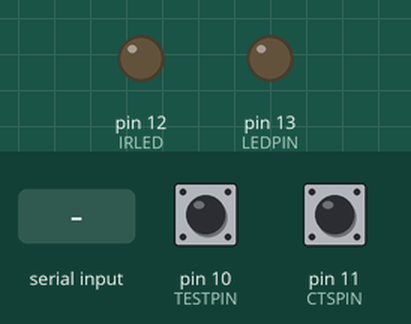
The sketch below on a simulated Arduino Uno, built with avr-gcc and run on an emulated ATmega328P. Parts: output pins drawn as LEDs (lit = HIGH). The test bench sets the inputs (shaded band); at power-on: pin 10 (TESTPIN) HIGH, pin 11 (CTSPIN) HIGH. What the sketch prints to the serial monitor is not drawn.

Above: at 1.2 s.
1.3 s: pin 10 (TESTPIN) pulled LOW for 0.15 s
At 2.1 s:
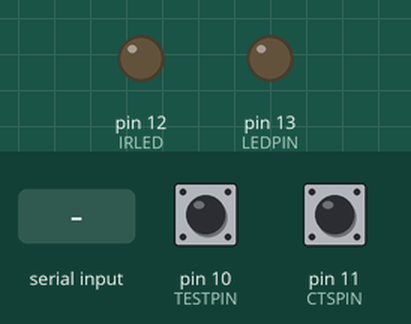
3.0 s: "x" received over Serial
4.5 s: "?" received over Serial
6.0 s: pin 10 (TESTPIN) pulled LOW for 3.2 s
At 7.1 s:
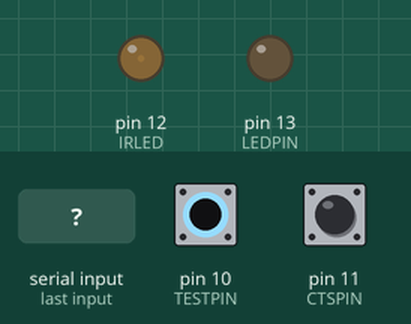
10.7 s: "U" received over Serial
12.2 s: "1" received over Serial
At 13.1 s:
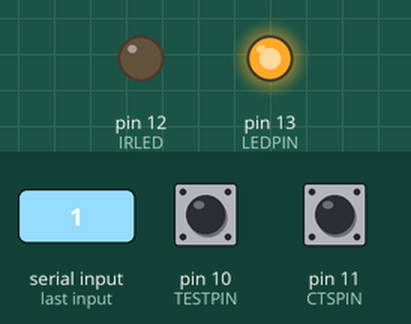
Timing chart, 0 to 14.7 s (numbered marks = the images above; inputs shaded):
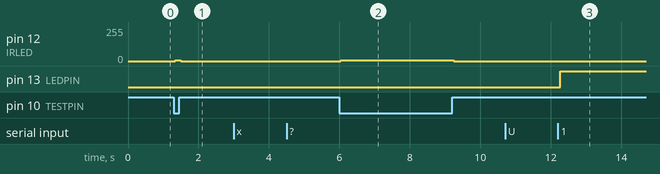

The sketch:

timex_transcoder.ino
```cpp
/* Implementation of transcoder, behaving closely to the Notebook
 * Adapter. Compatible with the original Timex software.
 *
 * This code should work on any Arduino with an ATmega328 at 16 MHz,
 * such as Duemillanove, Uno, Nano, and others.
 *
 * The transmission is paced by the transmission rate between PC and
 * Blaster being 9600 baud. Inter-packet delay can be done on either PC
 * or blaster side. For the Python script, it's easier to have the
 * blaster handle it. The original Timex software implements its own
 * delays, but they do not interfere with the blaster ones.
 */


/* To use, connect any bright LED from pin 12 to GND. Normally I'd
 * recommend putting a resistor in series, but the pulses are fairly
 * short so if you're not doing anything permanent it should work
 * fine without it. Test it by connecting pin 10 to GND. The LED
 * will look permanently lit, but hold up the watch in "COMM MODE"
 * and it should beep and show "SYNCING".
 *
 * For the Python software, the data will be sent over USB.
 * Plug and play!
 *
 * For the original Timex software, use an RS232 to UART converter
 * and connect to pin 0 and 1 (RX and TX respectively) of the
 * Arduino. You'll need to press the reset button before each transfer.
 *
 * It should, in theory, be possible to connect the CTS signal of the
 * RS232 adapter to pin 11 to have it reset automatically. I say in
 * theory since I have no adapter with that signal. Another way would
 * be to power the blaster from that pin, like the original adapter.
 *
 */


/* If TURBO_MODE is defined, the blasting will be faster. It works fine
 * most of the time, but the slower speed will probably be more reliable
 * in worse lighting conditions.
 */
#define TURBO_MODE

#define LEDPIN 13 /* Onboard LED pin */
#define IRLED 12 /* Comm. LED pin */
#define CTSPIN 11 /* Connect to CTS to reset when using the original software */
#define TESTPIN 10 /* Connect to GND to get a continuous stream of sync bytes */


/* =========== DATA TRANSCODER FUNCTIONS ========================= */

/* Start a timer which counts 1 each clock cycle. When it reaches
 * (hicnt*256)+lowcnt, OCF1A is set. Call waitTimer() to wait until this
 * bit is set.
 */
inline void startTimer(int lowcnt, int hicnt)
{
	/* Set count mode and max count*/
	TCCR1A = 0;
	OCR1AH = hicnt;
	OCR1AL = lowcnt;

	/* Stop timer 1 */
	TCCR1B = 0;

	/* Zero out timer 1 */
	TCNT1 = 0;

	/* Reset overflow flag */
	TIFR1 = 2; /* OCF1A */

	/* Start timer with prescaler 1 */
	TCCR1B = 1;
}

/* Assembly would be preferred but we're a bit lax on timing requirements */
#define waitTimer() while ( !(TIFR1 & 0x02 ) ) /* OCF1A */


#ifdef TURBO_MODE
	/* These values are faster than the original software sends using the
	* CRT, but they seem to work most of the time. */

	/* Bit length */
	#define BITLEN_L 252
	#define BITLEN_H 1

	/* Bit interval */
	#define SPACELEN_L 0
	#define SPACELEN_H 27

	/* Inter-packet delay */
	#define INTERPACK_L 0
	#define INTERPACK_H 180

	/* Interpacket delay multiplier */
	#define INTERPACK_MUL 25
#else
	/* Timing values based more on the CRT timings. */

	/* Bit length */
	/* 31.78 kHz => 16 MHz / 31.78 kHz ~= 508 counts (Approx 0.0318 ms bit length) */
	#define BITLEN_L 252
	#define BITLEN_H 1

	/* Bit interval */
	/* 31.47 kHz / (15-1) => 7118 counts (Approx 0.445 ms between bits, or 0.477 ms bit interval or 2098 baud) */
	#define SPACELEN_L 206
	#define SPACELEN_H 28

	/* Inter-packet delay. Mostly made up. */
	#define INTERPACK_L 0
	#define INTERPACK_H 220

	/* Number of times to repeat inter-packet delay */
	#define INTERPACK_MUL 45
#endif

bool past55sync;
bool pastAAsync;
unsigned int packetLeft;
bool transmitState;

void setupTranscode()
{
	past55sync = false;
	pastAAsync = false;
	packetLeft = 0;

	pinMode(IRLED, OUTPUT);
	digitalWrite(IRLED, LOW);
}

#define interPacketDelay() do {										\
		digitalWrite(LEDPIN, LOW);									\
		for (unsigned int ipd=0; ipd<INTERPACK_MUL; ipd++) {	\
			startTimer(INTERPACK_L, INTERPACK_H);					\
			waitTimer();											\
		}															\
		digitalWrite(LEDPIN, HIGH);									\
	} while (0);													\

void transcodeByte(unsigned char curbyte)
{
	if (curbyte != 0x55) {
		past55sync = true;
		if (curbyte != 0xAA) {
			pastAAsync = true;
		}
	}

	if (pastAAsync) {
		/* Delay before each packet */
		if (packetLeft <= 0) {
			/* Get new packet length. First byte of packet is packet length, including this length byte. */
			packetLeft = curbyte;
			interPacketDelay();
		}
		packetLeft--;
	}

	noInterrupts();
	/* Start bit */
	startTimer(BITLEN_L, BITLEN_H);
	digitalWrite(IRLED, HIGH);
	waitTimer();
	startTimer(SPACELEN_L, SPACELEN_H);
	digitalWrite(IRLED, LOW);
	waitTimer();

	/* Other bits */
	for (unsigned int b=0; b<8; b++) {
		startTimer(BITLEN_L, BITLEN_H);
		digitalWrite(IRLED, !(curbyte&0x01) );
		waitTimer();
		startTimer(SPACELEN_L, SPACELEN_H);
		digitalWrite(IRLED, LOW);
		curbyte>>=1;
		waitTimer();
	}
    interrupts();
}


/* ======= MAIN FUNCTIONS =============== */

void setup()
{
	Serial.begin(9600);

	pinMode(LEDPIN, OUTPUT);
	digitalWrite(LEDPIN, LOW);

	pinMode(CTSPIN, INPUT_PULLUP);
	pinMode(TESTPIN, INPUT_PULLUP);

	setupTranscode();

	transmitState = false;
}

void loop()
{
	unsigned char curbyte;

	/* If test pin is low, output sync bytes */
	if (!digitalRead(TESTPIN)) {
		transcodeByte(0x55);
		delay(2);
		return;
	}

	/* If CTS is pulled low, reset transmission state. This controls the
	 * power to the original device, so essentially resets it.
	 */
	if (!digitalRead(CTSPIN)) {
		setupTranscode();
	}

	/* Read byte if available */
	if (Serial.available()) {
		curbyte = Serial.read();
	} else return;

	/* If we're not in transmit state, handle commands.
	 * Else, transcode byte.
	 */
	if (!transmitState) {
		if (curbyte == 'x') {
			/* Knock knock */
			Serial.print('x');
		} else
		if (curbyte == '?') {
			/* Device query */
			Serial.print("M764");
			Serial.write((byte)0);
		}
		else
		if (curbyte == 'U') {
			/* Enter transmit state */
			transmitState = true;
			Serial.print('U');
		}
	} else {
		transcodeByte(curbyte);
		Serial.write(curbyte);
	}
}
```

Measured:
- after the input at 1.3 s, pin 12 (IRLED): 0/255 → 7/255 at once, → 0/255 0.16 s later
- after the input at 3.0 s, every drawn part: stays the same
- after the input at 4.5 s, every drawn part: stays the same
- after the input at 6.0 s, pin 12 (IRLED): 0/255 → 7/255 at once, → 0/255 3.2 s later
- after the input at 10.7 s, every drawn part: stays the same
- after the input at 12.2 s, pin 13 (LEDPIN): LOW → HIGH after 0.07 s
